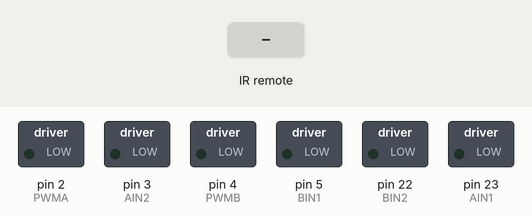
Simulated run of this sketch. Board: Arduino Mega 2560, built with avr-gcc and run on an emulated ATmega2560. Shown: switched loads named in the sketch (green lamp = pin HIGH). Inputs (shaded band) come from the test bench.

Above: at 1.2 s.
1.3 s: infrared code 0xFF629D received
At 2.2 s:
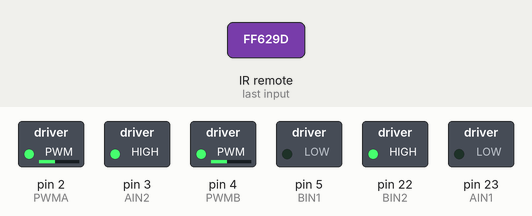
2.8 s: infrared code 0xFF22DD received
At 3.3 s:
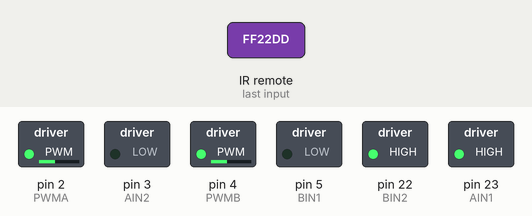
4.3 s: infrared code 0xFFC23D received
At 5.5 s:
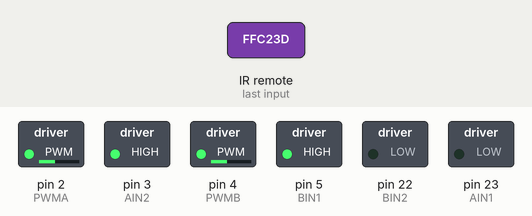
5.8 s: infrared code 0xFFA857 received
At 6.8 s:
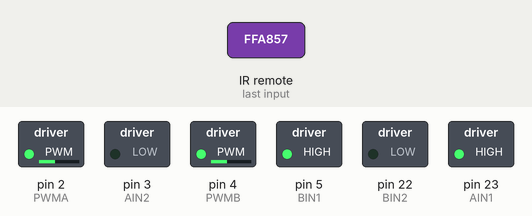
Timing chart, 0 to 8.3 s (numbered marks = the images above; inputs shaded):
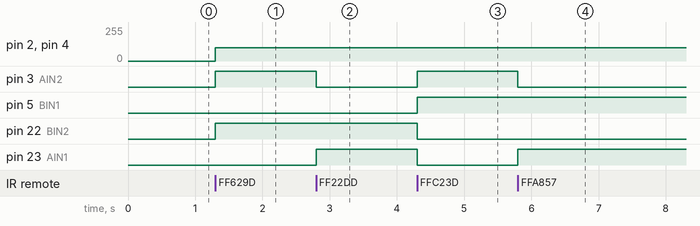

The sketch:

Senior_Project_V1.ino
```cpp
//www.elegoo.com
//2016.12.12

#include "Stepper.h"
#include "IRremote.h"

/*----- Variables, Pins -----*/
#define STEPS  32   // Number of steps per revolution of Internal shaft
int  Steps2Take;  // 2048 = 1 Revolution
int receiver = 12; // Signal Pin of IR receiver to Arduino Digital Pin 6

/*-----( Declare objects )-----*/
// Setup of proper sequencing for Motor Driver Pins
// In1, In2, In3, In4 in the sequence 1-3-2-4

//Motor A
int PWMA = 2;   //Speed control pin
int AIN1 = 23;   //Direction - HIGH or LOW
int AIN2 = 3;   //Direction - HIGH or LOW

//Motor B
int PWMB = 4;   //Speed control pin 5
int BIN1 = 5;  //Direction - HIGH or LOW
int BIN2 = 22;  //Direction - HIGH or LOW

int mtrSpeed = 100; //regular robot speed
int turnSpeed = 200;    //faster speed used to turn robot


// Stepper small_stepper(STEPS, 8, 10, 9, 11);
IRrecv irrecv(receiver);    // create instance of 'irrecv'
decode_results results;     // create instance of 'decode_results'

void setup()
{
  Serial.begin(9600); //Setup Serial monitor for 9600 baud
  irrecv.enableIRIn(); // Start the receiver

  pinMode(PWMA, OUTPUT);        //Motor A
  pinMode(AIN1, OUTPUT);
  pinMode(AIN2, OUTPUT);

  pinMode(PWMB, OUTPUT);        //Motor B
  pinMode(BIN1, OUTPUT);
  pinMode(BIN2, OUTPUT);
}

void loop()
{
if (irrecv.decode(&results)) // have we received an IR signal?

  {
    switch(results.value)

    {
      case 0xFF629D: //VOL+ is pressed
        move(1, mtrSpeed, 0); //move motor 1 clockwise
        move(2, mtrSpeed, 0); //move motor 2 clockwise
        delay(1000); //delay for 1 second to decide next move
        break;

      case 0xFF22DD: //Fast back button is pressed
        move(1, mtrSpeed, 1); //move motor 1 counter clockwise
        move(2, mtrSpeed, 0); //move motor 2 clockwise
        delay(1000); //delay for 1 second to decide next move
        break;


      case 0xFFC23D: //Fast Forward button is pressed
        move(1, mtrSpeed, 0); //move motor 1 clockwise
        move(2, mtrSpeed, 1); //move motor 2 counter clockwise
        delay(1000); //delay for 1 second to decide next move
        break;


      case 0xFFA857: //VOL- is pressed
        move(1, mtrSpeed, 1); //move motor 1 counter clockwise
        move(2, mtrSpeed, 1); //move motor 2 counter clockwise
        delay(1000); //delay for 1 second to decide next command
        break;


/*
      case 0xFFA857: // VOL+ button pressed
                      small_stepper.setSpeed(500); //Max seems to be 500
                      Steps2Take  =  2048;  // Rotate CW
                      small_stepper.step(Steps2Take);
                      delay(2000);
                      break;
                      */
/*
      case 0xFF629D: // VOL- button pressed
                      small_stepper.setSpeed(500);
                      Steps2Take  =  -2048;  // Rotate CCW
                      small_stepper.step(Steps2Take);
                      delay(2000);
                      break;
                      */

    }

      irrecv.resume(); // receive the next value
                 digitalWrite(8, LOW);
                 digitalWrite(9, LOW);
                 digitalWrite(10, LOW);
                 digitalWrite(11, LOW);
  }


}/* --end main loop -- */

/*
 * Move motor logic
 */
void move(int motor, int speed, int direction) {

/*Move specific motor at speed and direction
*     motor: 1 for Motor A, 2 for motor B
*     speed: 0 is off, and 255 is full speed
*     direction: 0 clockwise, 1 counter-clockwise
*/

      boolean inPin1 = LOW;
      boolean inPin2 = HIGH;

      if(direction == 1){
            inPin1 = HIGH;
            inPin2 = LOW;
      }

      if(motor == 1) {
            digitalWrite(AIN1, inPin1);         //Used to detremine motor direction
            digitalWrite(AIN2, inPin2);         //Used to detremine motor direction
            analogWrite(PWMA, speed);
      } else {
            digitalWrite(BIN1, inPin1);         //Used to detremine motor direction
            digitalWrite(BIN2, inPin2);         //Used to detremine motor direction
            analogWrite(PWMB, speed);
      }
}
```

Measured:
- after the input at 1.3 s, pin 2 (PWMA), pin 4 (PWMB): 0/255 → 100/255 at once; pin 3 (AIN2), pin 22 (BIN2): LOW → HIGH at once
- after the input at 2.8 s, pin 3 (AIN2): HIGH → LOW at once; pin 23 (AIN1): LOW → HIGH at once
- after the input at 4.3 s, pin 3 (AIN2), pin 5 (BIN1): LOW → HIGH at once; pin 22 (BIN2), pin 23 (AIN1): HIGH → LOW at once
- after the input at 5.8 s, pin 3 (AIN2): HIGH → LOW at once; pin 23 (AIN1): LOW → HIGH at once
